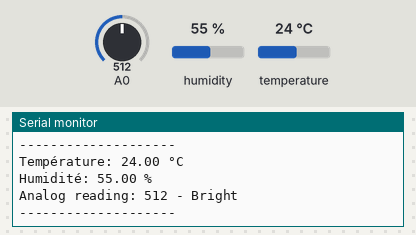
Simulated run of this sketch. Board: Arduino Uno, built with avr-gcc and run on an emulated ATmega328P. On the bench: the last lines printed to the serial monitor. The inputs (shaded band) are chosen by the test bench; at power-on: A0 = 512, humidity 55 %, temperature 24 °C.

Above: at 4.8 s.
4.9 s: A0 set to 490
At 7.6 s:
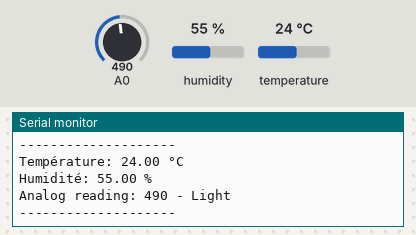
9.7 s: A0 set to 190
At 11.0 s:
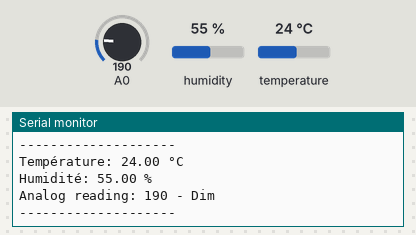
13.8 s: A0 set to 0
At 15.6 s:
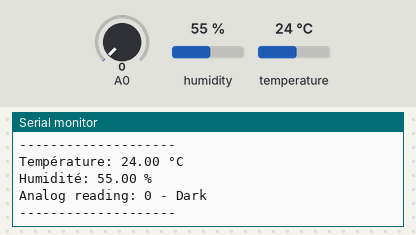
17.9 s: humidity set to 22 %
At 18.9 s:
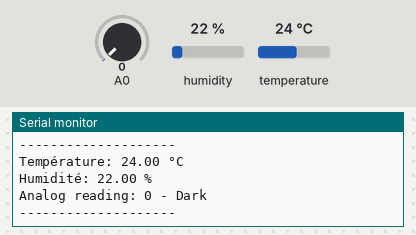
20.9 s: A0 set to 810
At 23.8 s:
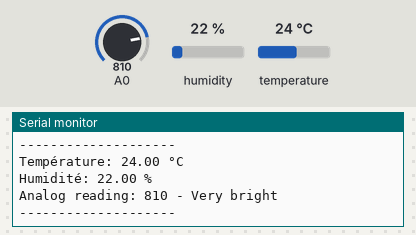

Measured:
- after the input at 4.9 s, the serial monitor: prints a new line after 1.3 s (image 1)
- after the input at 9.7 s, the serial monitor: prints a new line after 0.60 s (image 2)
- after the input at 13.8 s, the serial monitor: prints a new line after 0.60 s (image 3)
- after the input at 17.9 s, the serial monitor: prints a new line after 0.59 s (image 4)
- after the input at 20.9 s, the serial monitor: prints a new line after 1.7 s (image 5)

The sketch:

capteur.ino
```cpp
#include <DHT.h>

#define DHTPIN 6      // Broche où est connecté le DHT22
#define DHTTYPE DHT11 // Type du capteur

DHT dht(DHTPIN, DHTTYPE);

void setup() {
    Serial.begin(9600);
    Serial.println("Initialisation du capteur DHT22...");
    dht.begin();
}


void loop() {
    delay(2000); // Pause entre les mesures

    float temperature = dht.readTemperature();
    float humidite = dht.readHumidity();
    int analogValue = analogRead(A0);


    if (isnan(temperature) || isnan(humidite)) {
        Serial.println("Erreur de lecture du DHT22 !");
        return;
    }

    Serial.print("Température: ");
    Serial.print(temperature);
    Serial.println(" °C");

    Serial.print("Humidité: ");
    Serial.print(humidite);
    Serial.println(" %");

    Serial.print("Analog reading: ");
  Serial.print(analogValue);
     if (analogValue < 10) {
    Serial.println(" - Dark");
  } else if (analogValue < 200) {
    Serial.println(" - Dim");
  } else if (analogValue < 500) {
    Serial.println(" - Light");
  } else if (analogValue < 800) {
    Serial.println(" - Bright");
  } else {
    Serial.println(" - Very bright");
  }

      Serial.println("--------------------");

}
```
